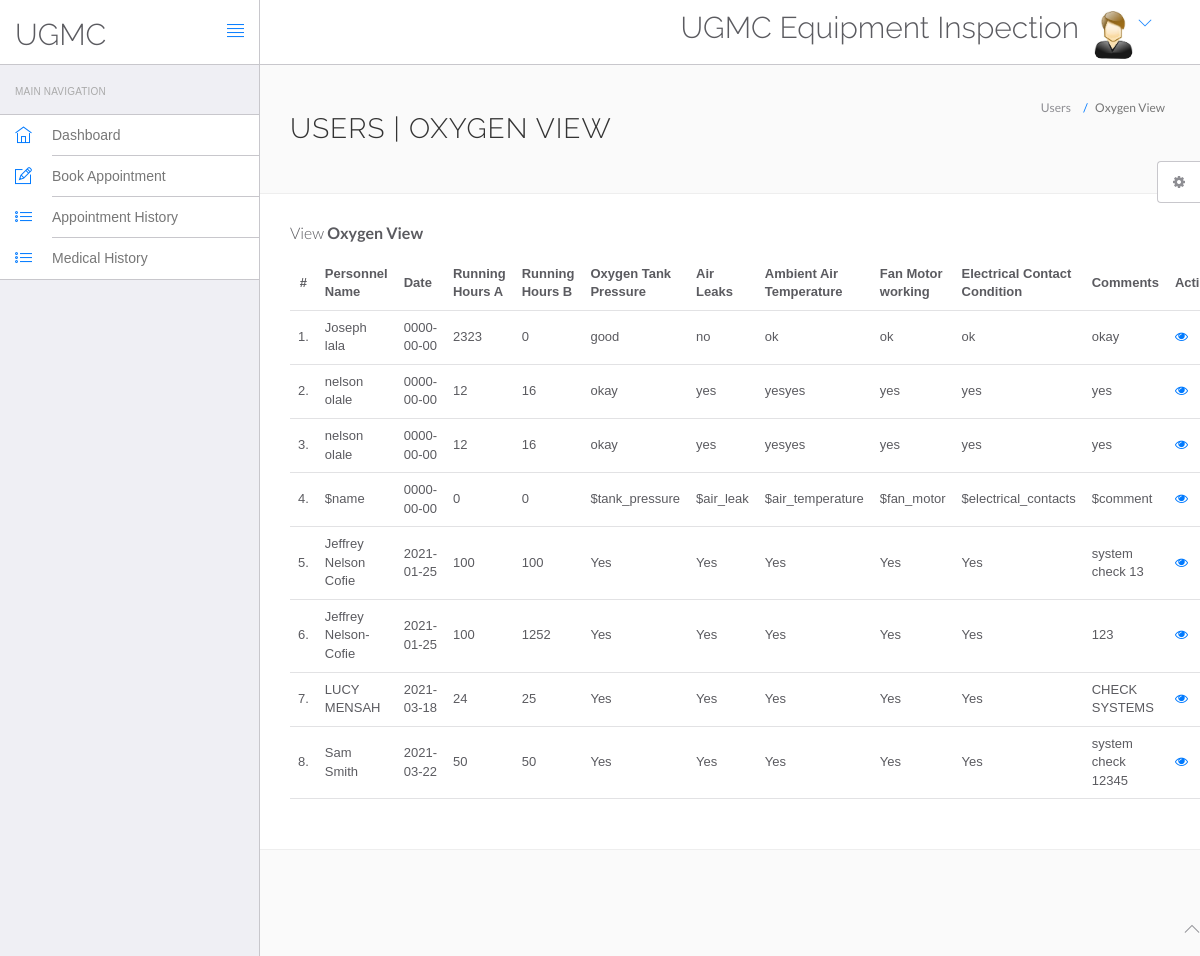
The page /hms/oxygen_view.php (signed in) on the database its author committed.
### tables this page shows
CREATE TABLE `oxygen_plant` (
  `id` int(15) NOT NULL,
  `name` varchar(150) NOT NULL,
  `date` date NOT NULL DEFAULT current_timestamp(),
  `running_hoursA` int(150) NOT NULL,
  `running_hoursB` int(250) NOT NULL,
  `tank_pressure` varchar(250) NOT NULL,
  `air_leak` varchar(250) NOT NULL,
  `air_temperature` varchar(250) NOT NULL,
  `fan_motor` varchar(250) NOT NULL,
  `electrical_contacts` varchar(250) NOT NULL,
  `Comments` varchar(250) NOT NULL
);

### hms/oxygen_view.php (the view, shortened to what this page needs)
<?php
include('include/config.php');
?>
<!DOCTYPE html>
<html lang="en">
<head>
    <link rel="stylesheet" href="vendor/bootstrap/css/bootstrap.min.css">
    <link rel="stylesheet" href="vendor/fontawesome/css/font-awesome.min.css">
    <link rel="stylesheet" href="vendor/themify-icons/themify-icons.min.css">
    <link href="vendor/animate.css/animate.min.css" rel="stylesheet" media="screen">
    <link href="vendor/perfect-scrollbar/perfect-scrollbar.min.css" rel="stylesheet" media="screen">
    <link href="vendor/switchery/switchery.min.css" rel="stylesheet" media="screen">
    <link href="vendor/bootstrap-touchspin/jquery.bootstrap-touchspin.min.css" rel="stylesheet" media="screen">
    <link href="vendor/select2/select2.min.css" rel="stylesheet" media="screen">
    <link href="vendor/bootstrap-datepicker/bootstrap-datepicker3.standalone.min.css" rel="stylesheet" media="screen">
    <link href="vendor/bootstrap-timepicker/bootstrap-timepicker.min.css" rel="stylesheet" media="screen">
    <link rel="stylesheet" href="assets/css/styles.css">
    <link rel="stylesheet" href="assets/css/plugins.css">
    <link rel="stylesheet" href="assets/css/themes/theme-1.css" id="skin_color" />
</head>
<body>
    <div id="app">
        <?php include('include/sidebar.php'); ?>
        <div class="app-content">
            <?php include('include/header.php'); ?>
            <div class="main-content">
                <div class="wrap-content container" id="container">
                    <section id="page-title">
                        <div class="row">
                            <div class="col-sm-8">
                                <h1 class="mainTitle">Users | Oxygen view </h1>
                            </div>
                            <ol class="breadcrumb">
                                <li>
                                    <span>Users</span>
                                </li>
                                <li class="active">
                                    <span>Oxygen View</span>
                                </li>
                            </ol>
                        </div>
                    </section>
                    <div class="container-fluid container-fullw bg-white">
                        <div class="row">
                            <div class="col-md-12">
                                <h5 class="over-title margin-bottom-15">View <span class="text-bold">Oxygen View</span></h5>
                                <table class="table table-hover" id="sample-table-1">
                                    <thead>
                                        <tr>
                                            <th class="center">#</th>
                                            <th>Personnel Name</th>
                                            <th>Date</th>
                                            <th>Running Hours A </th>
                                            <th>Running Hours B </th>
                                            <th>Oxygen Tank Pressure </th>
                                            <th>Air Leaks</th>
                                            <th>Ambient Air Temperature </th>
                                            <th>Fan Motor working</th>
                                            <th>Electrical Contact Condition</th>
                                            <th>Comments</th>
                                            <th>Action</th>
                                        </tr>
                                    </thead>
                                    <tbody>
                                        <?php
                                        $sql = mysqli_query($con, "SELECT * FROM `oxygen_plant`");
                                        $cnt = 1;
                                        while ($row = mysqli_fetch_array($sql)) {
                                        ?>
                                            <tr>
                                                <td class="center"><?php echo $cnt; ?>.</td>
                                                <td class="hidden-xs"><?php echo $row['name']; ?></td>
                                                <td><?php echo $row['date']; ?></td>
                                                <td><?php echo $row['running_hoursA']; ?></td>
                                                <td><?php echo $row['running_hoursB']; ?></td>
                                                <td><?php echo $row['tank_pressure']; ?>
                                                <td><?php echo $row['air_leak']; ?>
                                                <td><?php echo $row['air_temperature']; ?>
                                                <td><?php echo $row['fan_motor']; ?>
                                                <td><?php echo $row['electrical_contacts']; ?>
                                                <td><?php echo $row['Comments']; ?>
                                                <td>
                                                    <a href="oxygen_view.php?viewid=<?php echo $row['ID']; ?>"><i class="fa fa-eye"></i></a>
                                                </td>
                                            </tr>
                                        <?php
                                            $cnt = $cnt + 1;
                                        } ?>
                                    </tbody>
                                </table>
                            </div>
                        </div>
                    </div>
                </div>
            </div>
        </div>
    </div>
    <?php include('include/footer.php'); ?>
    <?php include('include/setting.php'); ?>
</body>
</html>

### hms/assets/css/themes/theme-1.css (style rules this page uses)
body { background: #FAFAFA; }

### rows shown on the page
oxygen_plant: name "Joseph lala", date "0000-00-00", running_hoursA "2323", running_hoursB "0", tank_pressure "good", air_leak "no", air_temperature "ok", fan_motor "ok", electrical_contacts "ok", Comments "okay"
oxygen_plant: name "nelson olale", date "0000-00-00", running_hoursA "12", running_hoursB "16", tank_pressure "okay", air_leak "yes", air_temperature "yesyes", fan_motor "yes", electrical_contacts "yes", Comments "yes"
oxygen_plant: name "nelson olale", date "0000-00-00", running_hoursA "12", running_hoursB "16", tank_pressure "okay", air_leak "yes", air_temperature "yesyes", fan_motor "yes", electrical_contacts "yes", Comments "yes"
oxygen_plant: name "$name", date "0000-00-00", running_hoursA "0", running_hoursB "0", tank_pressure "$tank_pressure", air_leak "$air_leak", air_temperature "$air_temperature", fan_motor "$fan_motor", electrical_contacts "$electrical_contacts", Comments "$comment"
oxygen_plant: name "Jeffrey Nelson Cofie", date "2021-01-25", running_hoursA "100", running_hoursB "100", tank_pressure "Yes", air_leak "Yes", air_temperature "Yes", fan_motor "Yes", electrical_contacts "Yes", Comments "system check 13"
oxygen_plant: name "Jeffrey Nelson-Cofie", date "2021-01-25", running_hoursA "100", running_hoursB "1252", tank_pressure "Yes", air_leak "Yes", air_temperature "Yes", fan_motor "Yes", electrical_contacts "Yes", Comments "123"
oxygen_plant: name "LUCY MENSAH", date "2021-03-18", running_hoursA "24", running_hoursB "25", tank_pressure "Yes", air_leak "Yes", air_temperature "Yes", fan_motor "Yes", electrical_contacts "Yes", Comments "CHECK SYSTEMS"
oxygen_plant: name "Sam Smith", date "2021-03-22", running_hoursA "50", running_hoursB "50", tank_pressure "Yes", air_leak "Yes", air_temperature "Yes", fan_motor "Yes", electrical_contacts "Yes", Comments "system check 12345"
